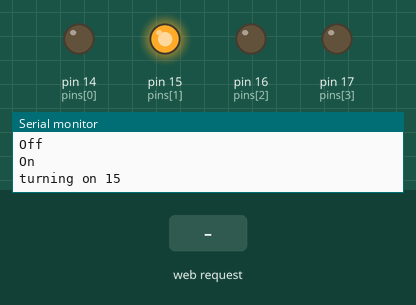
A sketch run on a simulated Arduino Uno, built with avr-gcc and run on an emulated ATmega328P. Parts: output pins drawn as LEDs (lit = HIGH), the last lines printed to the serial monitor. Dashed ring = blinking. Inputs (shaded band) come from the test bench. Pins used as bus, display or sensor lines are not drawn.

Above: at 1.25 s.
1.3 s: HTTP request GET /?error=2 received
At 1.47 s:
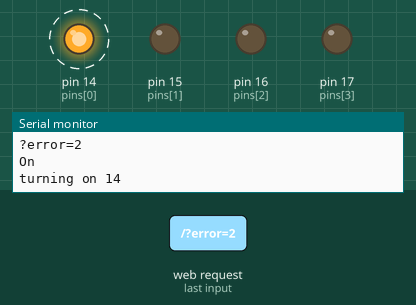
4.3 s: HTTP request GET /error received
At 4.47 s:
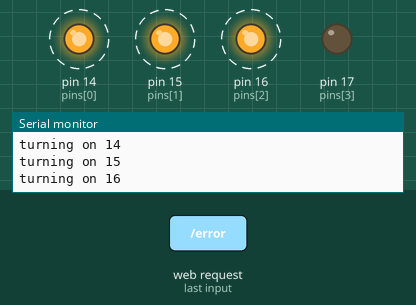
7.3 s: HTTP request GET /?error=1 received
At 7.79 s:
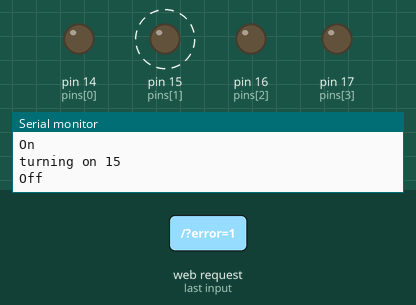
Timing chart, 0 to 16.3 s (numbered marks = the images above; inputs shaded):
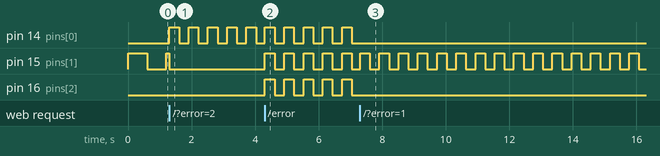

Measured:
- after the input at 1.3 s, pin 14 (pins[0]): alternates HIGH for 0.30 s and LOW for 0.30 s, starting at once
- after the input at 4.3 s, pin 15 (pins[1]), pin 16 (pins[2]): alternates HIGH for 0.30 s and LOW for 0.30 s, starting at once
- after the input at 7.3 s, pin 14 (pins[0]), pin 16 (pins[2]): stops changing and stays LOW

The sketch:

stopduino.ino
```cpp
/*
 * Listen for commands to trip relays for a enternet shield equiped arduino
 *
 * Some is from the Arduino Ethernet
 * WebServer example and some from Limor Fried (Adafruit) so its probably under GPL
 *
 * Tutorial is at http://www.ladyada.net/learn/arduino/ethfiles.html
  */

#include <Ethernet.h>
#include <SPI.h>

/************ ETHERNET STUFF   ************/
// No reserved IP at home, hope it's OK
// MAC 90-A2-DA-00-47-C6
byte mac[] = { 0x90, 0xA2, 0xDA, 0x00, 0x47, 0xC6 };
byte ip[] = { 10, 0, 0, 153 };
EthernetServer server(80);

/************ light stuff **************/
int numlights=4; // number of elements of the arrays below
int numopts=2; // we have 2 options:
char* lopts[]={"warn","now"}; // 5-min warning, Come up NOW!
boolean optstates[]={1,1}; // We set this via form and take action accordingly? Or I won't use it?
boolean states[]={1,1,1,0}; // list of the light/relay states
boolean blinkstates[]={0,1,0,0};  // list of which lights/relays should be in the blink cycle, limited to yellow-only now
int pins[]={14,15,16,17}; // list of the light/relay pins
char* lights[]={"red","yellow","green","beacon"}; // list of the "light" lables
int blinkc=1;
int blinkmax=20000;

/*********** light/relay routines ****************/

void setlights() { // turn the lights on or off
  for (int i = 0; i < numlights; i++) { // loop through all the lights
    setone(states[i],pins[i]);
  }
}

void fivemin() { // progressively turn on green/yellow/red

}

void blinkem() { // blink the lights fn
  if (blinkc == 1 ) { // turn on
    Serial.println("On");
    setstates(true);
//    states[3]=false; // don't flash on the beacon, it's obnoxious.
    setlights();
    blinkc++;
  } else if (blinkc == (blinkmax/2)) { // half way through, turn off
    Serial.println("Off");
    setstates(false);
    setlights();
  } else if (blinkc > blinkmax) { // reset loop
    blinkc=1;
  }
  if (blinkc >1 ) { // increment loop if counter is set
    blinkc++;
  }
}

void upnow() { // blink the lights fast!
  blinkmax=10000;
  blinkstates[0]=1;
  blinkstates[1]=1;
  blinkstates[2]=1;
  blinkstates[3]=0;
  blinkem();
}

void getlights() { // turn the lights on or off
  for (int i = 0; i < numlights; i++) { // loop through all the lights
    states[i]=digitalRead(pins[i]);
  }
}

void setone(boolean light, int pin) { //turn on one light
  if (light) {
    digitalWrite(pin,HIGH);
    Serial.print("turning on ");
    Serial.println(pin,DEC);
  } else {
    digitalWrite(pin,LOW);
  }
}

void setstates(boolean newstate) { // set all the states to be on or off, used in blinking
  for (int i = 0; i < numlights; i++) { // loop through all the lights...
    states[i]=newstate && blinkstates[i]; // only turn on lights listed in "blinkstates"
  }
}

void doform(EthernetClient client) {  // draw the form
  client.println("<form action='b' action='get'>");
  for (int i = 0; i < numopts; i++) { // loop through all the lights
    dobox(client,lopts[i],states[i]);
  }
  client.println("<p>");
  client.println("<input type='submit' value='Submit' name='submit'>"); // we don't need the closing </input>?
  client.println("</p>");
  client.println("</form>");
}

void dobox(EthernetClient client,char item[], boolean checked) {  // draw a single checkbox
  client.println("<p>");
  client.print("<input type='checkbox' name='c' value='");
  client.print(item);
  client.print("'");
  if (checked) {
    client.print(" checked");
  }
  client.print(">");
  client.print(item);
  client.println("<br>");
  client.println("</p>");
}

// How big our line buffer should be. 100 is plenty!
#define BUFSIZ 100

void setup() {
  Serial.begin(9600);

  // Serial.println("Free RAM: ");
  // Serial.println(FreeRam());

  // set pins as output and turn on all the lights to show that we don't have access yet.
  for (int i = 0; i < numlights; i++) { // loop through all the lights
    pinMode(pins[i], OUTPUT);
  }
  setlights();

  pinMode(10, OUTPUT);                       // set the SS pin as an output (necessary!)
  digitalWrite(10, HIGH);                    // but turn off the W5100 chip!
  // Debugging complete, we start the server!
  Ethernet.begin(mac, ip);
  server.begin();
}


void loop()
{
  char clientline[BUFSIZ];
  int index = 0;

  EthernetClient client = server.available();
  if (client) {
    // an http request ends with a blank line
    boolean current_line_is_blank = true;

    // reset the input buffer
    index = 0;

    while (client.connected()) {
      if (client.available()) {
        char c = client.read();

        // If it isn't a new line, add the character to the buffer
        if (c != '\n' && c != '\r') {
          clientline[index] = c;
          index++;
          // are we too big for the buffer? start tossing out data
          if (index >= BUFSIZ)
            index = BUFSIZ -1;

          // continue to read more data!
          continue;
        }

        // got a \n or \r new line, which means the string is done
        clientline[index] = 0;

        // Print it out for debugging
        Serial.println(clientline);

        // Look for substring such as a request to get the root file
        if (strstr(clientline, "GET / ") != 0) {
          // send a standard http response header
          client.println("HTTP/1.1 200 OK");
          client.println("Content-Type: text/html");
          client.println();
          doform(client);
          // client.print("Free Ram: ");
          // client.println(FreeRam());
        } else if (strstr(clientline, "GET /") != 0) {
          // this time no space after the /, so a request!
          char *request;
          request = clientline + 5; // look after the "GET /" (5 chars)
          // a little trick, look for the " HTTP/1.1" string and
          // turn the first character of the substring into a 0 to clear it out.
          (strstr(clientline, " HTTP"))[0] = 0;
          // print the requested string
          Serial.println(request);
          client.println("HTTP/1.1 200 OK");
          client.println("Content-Type: text/html");
          client.println();
          for (int i = 0; i < numlights; i++) { // loop through all the lights...
            states[i]=false;  // ...and assume they are off
          }
	  // I want to checkout the time before my changes to the doform, and view the request
	  // going over the wire, then compare it to this one.
	  // Maybe that will tell me what I'm missing in the client not being printed back to after Submit?
	  // Orig request
	  // GET http://10.0.0.153/b?c=red&c=yellow&c=green&a=obp123
	  // New request
	  // GET http://10.0.0.153/b?c=warn&submit=Submit
	  if (strstr(request, lopts[0]) != 0){ // they chose 5-min Warning
	    client.print("You have chosen ");
	    client.print(lopts[0]);
	    client.print(". <br>");
	  }
	  if (strstr(request, lopts[1]) != 0){ // they chose Come up NOW!
	    client.print("You have chosen the magical ");
	    client.print(lopts[1]);
	    client.print(". <br>");
	  }
          for (int i = 0; i < numlights; i++) { // loop through all the lights...
            states[i]=false;  // ...and assume they are off
            if (strstr(request, lights[i]) != 0){ // if they asked for this light
              client.print("Turning ");
              client.print(lights[i]);
              client.println(" on<br>");
              states[i]=true;
            }  // end of "asked for this light"
          }   // end of light loop

          setlights();
          blinkc=0; // stop blinking
          /*  if "error" is sent as part of the request, ignore everything and start the error blink */
          if (strstr(request, "error") != 0) {
            client.println("<h1>The request reported an error:<br>'");
            client.print(request);
            client.println("'</h1>");
            blinkc=1; // restart the blinking
            for (int i = 0; i < numlights; i++) { // loop through all the lights...
              blinkstates[i]=false;  // ...and assume they are off
            }
            if (strstr(request, "error=1") != 0) { // if they reported an error state 1
              blinkstates[1]=1; //yellow on
            }
            if (strstr(request, "error=2") != 0) { // if they reported an error state 2
              blinkstates[0]=1; //red on
            }
            if (!(blinkstates[0] || blinkstates[1])) { // if they reported an error that wasn't listed above
              blinkstates[0]=1; //red on
              blinkstates[1]=1; // yellow on
              blinkstates[2]=1; // green off
            }
            blinkmax=10000; // blink twice as fast
          }

          getlights(); // get the current settings before...
          doform(client); // ... drawing the form
        } else {
          // everything else is a 404
          client.println("HTTP/1.1 404 Not Found");
          client.println("Content-Type: text/html");
          client.println();
          client.println("<h2>HUH?</h2>");
        }
        break;
      }
    }
    // give the web browser time to receive the data
    delay(1);
    client.stop();
  }
/*******************************************
 *  when first turned on, blink the lights
 *    once blinkc is set to 0, it won't blink any more.
 ******************************************/
  blinkem();
}
```
